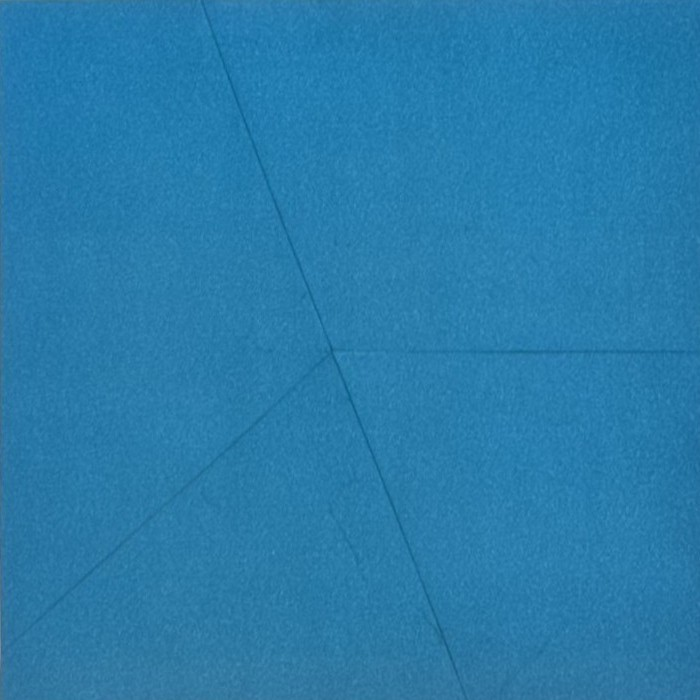
#> input picture fold_paper/img/7.jpg, 700 x 700 px, found by its file name
$ python canny.py
#> lines starting #> are read from the running program, lines starting #| are printed output that depends on the picture
from PIL import Image, ImageEnhance, ImageFilter
import numpy as np

# Load the image
image_path = r"img/7.jpg"
image = Image.open(image_path)
#> image is the input picture: PIL image 700x700 RGB; mean R, G, B 39.8, 123.5, 170.4

# Enhance the edges to make fold lines more obvious
# Convert to grayscale
image_gray = image.convert("L")
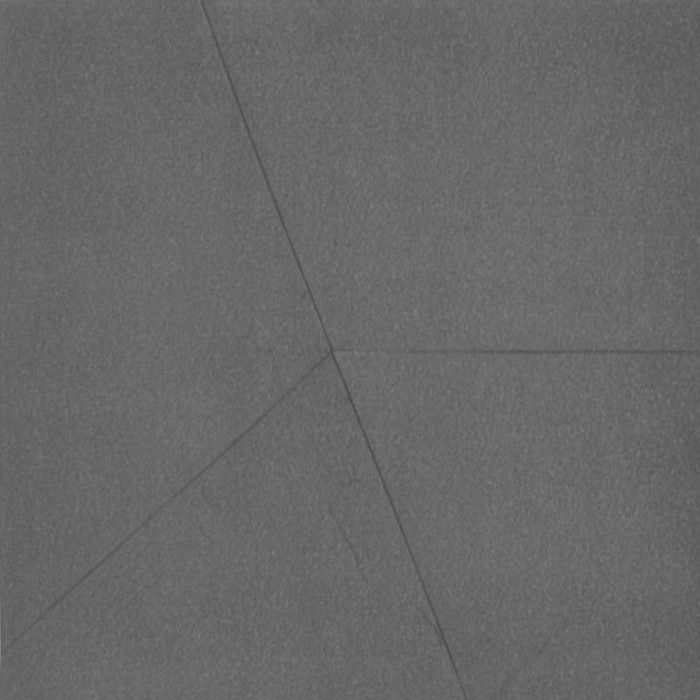
#> image_gray: PIL image 700x700 L; min 71, max 135, mean 103.9

# Apply edge enhancement filter
image_edges = image_gray.filter(ImageFilter.FIND_EDGES)
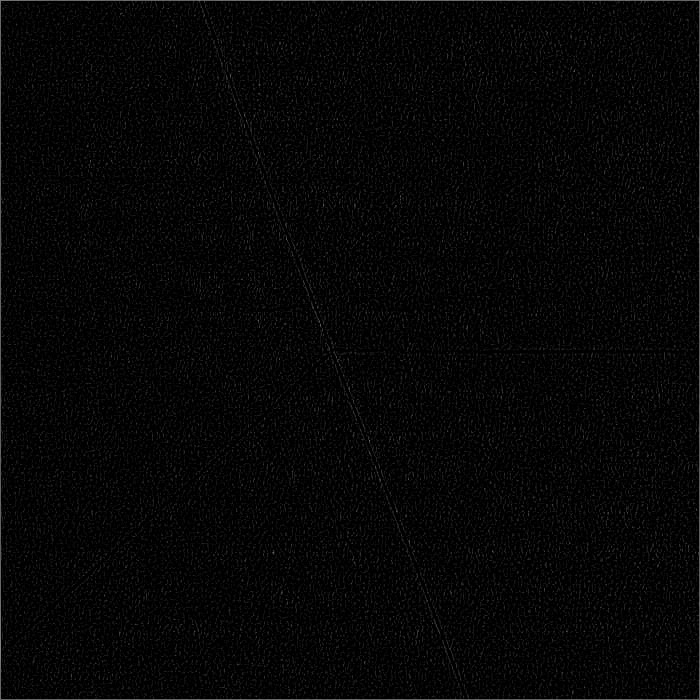
#> image_edges: PIL image 700x700 L; min 0, max 135, mean 5.8

# Enhance contrast
enhancer = ImageEnhance.Contrast(image_edges)
image_enhanced = enhancer.enhance(3)  # Increase contrast by a factor of 3
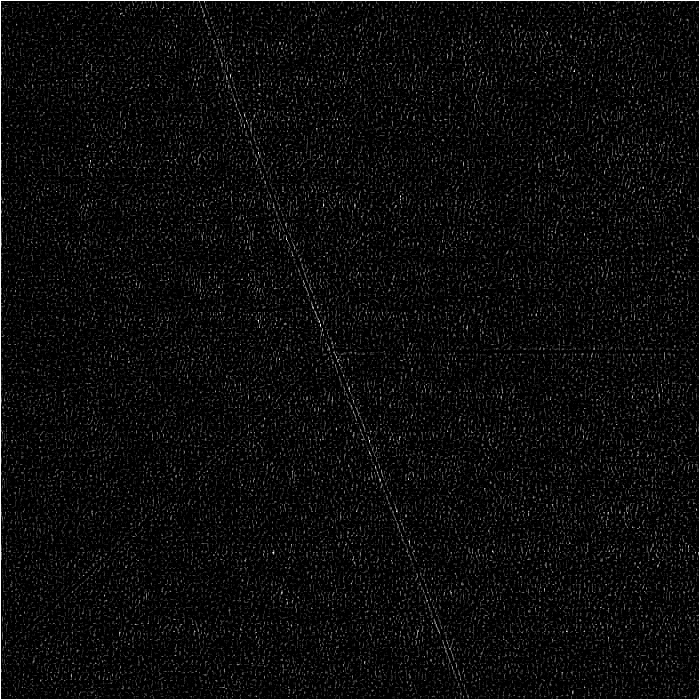
#> image_enhanced: PIL image 700x700 L; min 0, max 255, mean 12

# Convert back to RGB
final_image = image_enhanced.convert("RGB")

# Save the processed image
final_image_path = "7_enhanced.jpg"
final_image.save(final_image_path)

$ run again, with fold_paper/img/2.jpg copied over fold_paper/img/7.jpg
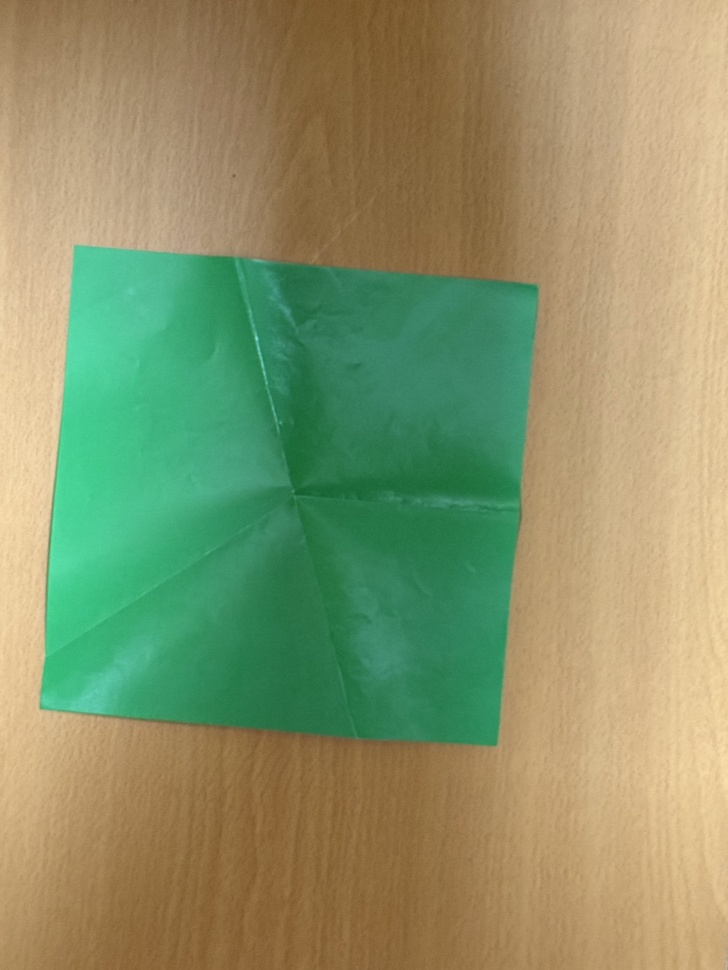
#> input picture fold_paper/img/2.jpg, 728 x 970 px, shrunk from 1108 x 1477 before the run, found by its file name
#> image is the input picture: PIL image 728x970 RGB; mean R, G, B 139.4, 147.3, 105.3
#> `image_gray = image.convert("L")`:
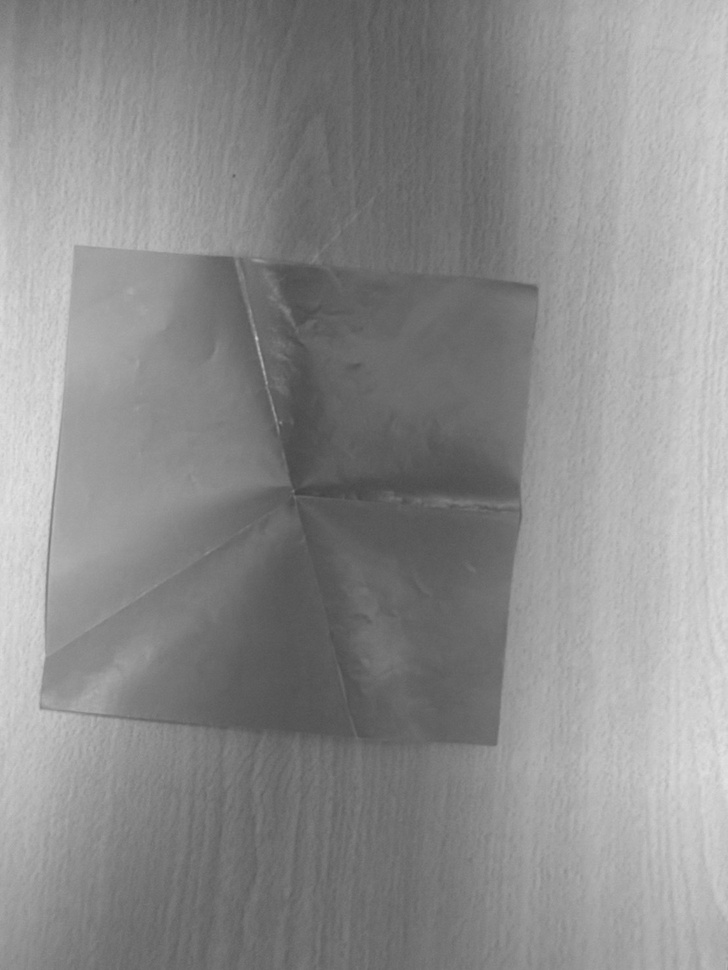
#> image_gray: PIL image 728x970 L; min 66, max 226, mean 140.2
#> `image_edges = image_gray.filter(ImageFilter.FIND_EDGES)`:
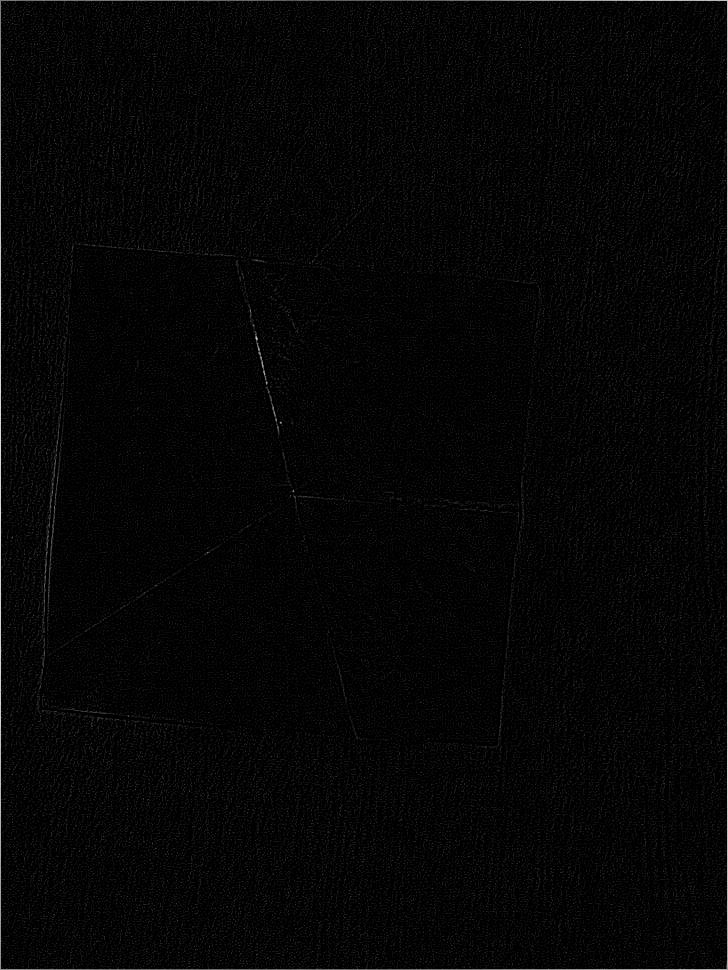
#> image_edges: PIL image 728x970 L; min 0, max 225, mean 5.6

$ run again, with fold_paper/img/6.jpg copied over fold_paper/img/7.jpg
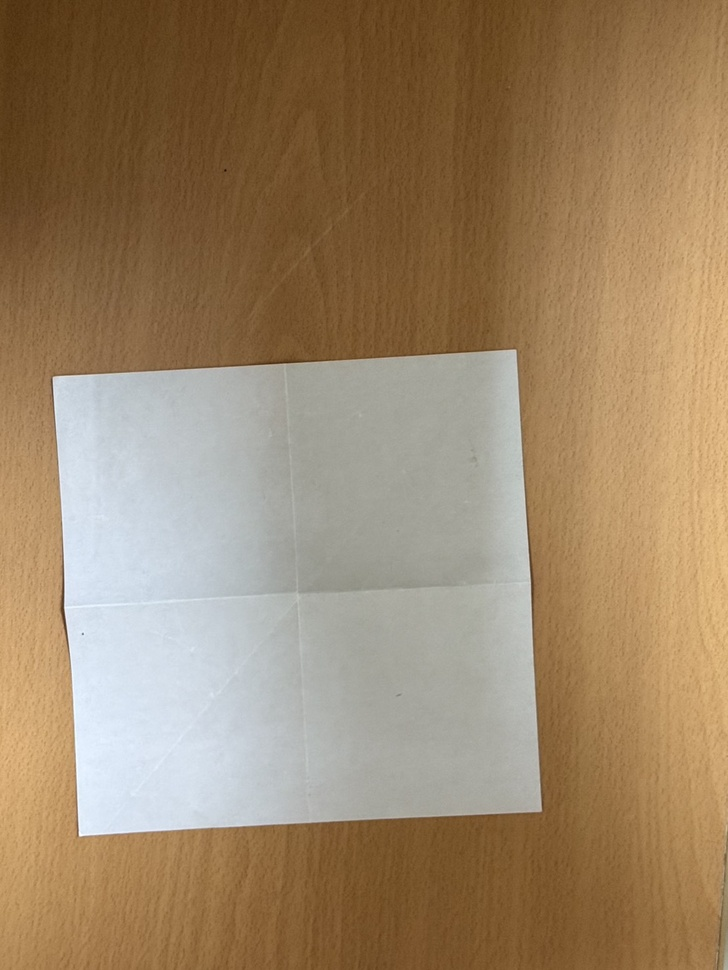
#> input picture fold_paper/img/6.jpg, 728 x 970 px, shrunk from 1108 x 1477 before the run, found by its file name
#> image is the input picture: PIL image 728x970 RGB; mean R, G, B 156.8, 133.4, 104.1
#> `image_gray = image.convert("L")`:
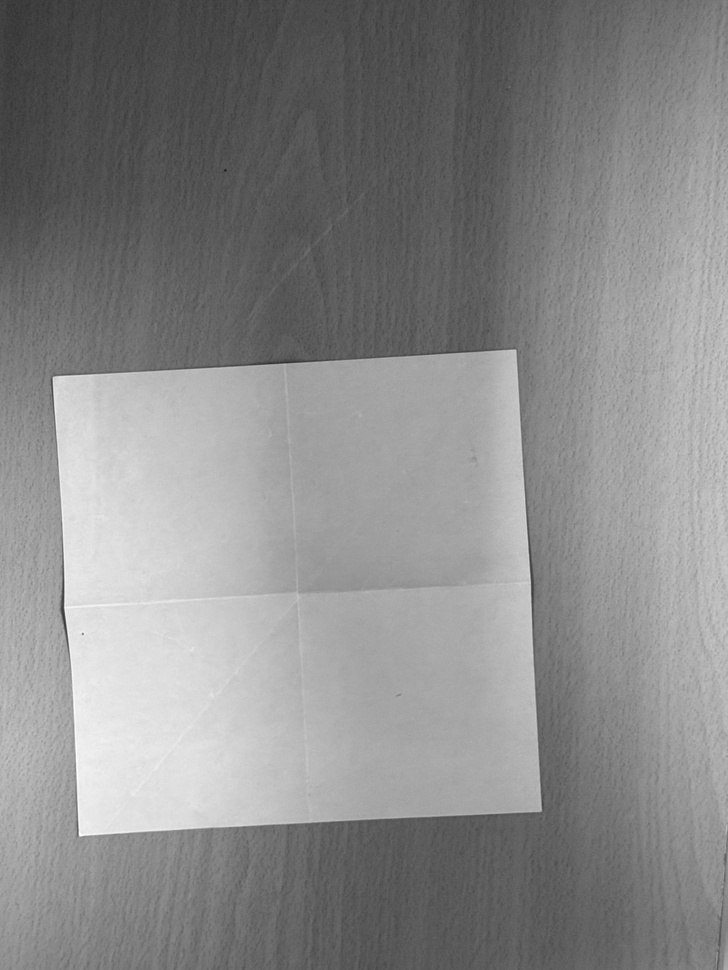
#> image_gray: PIL image 728x970 L; min 17, max 255, mean 137.1
#> `image_enhanced = enhancer.enhance(3)`:
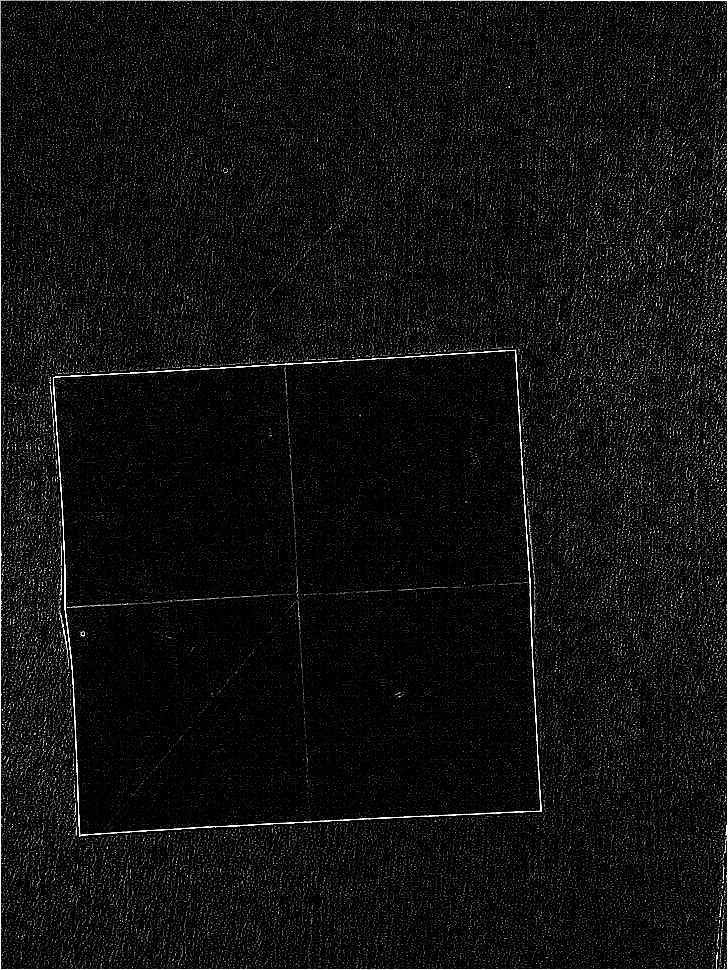
#> image_enhanced: PIL image 728x970 L; min 0, max 255, mean 15.8

$ run again, with fold_paper/img/8.jpg copied over fold_paper/img/7.jpg
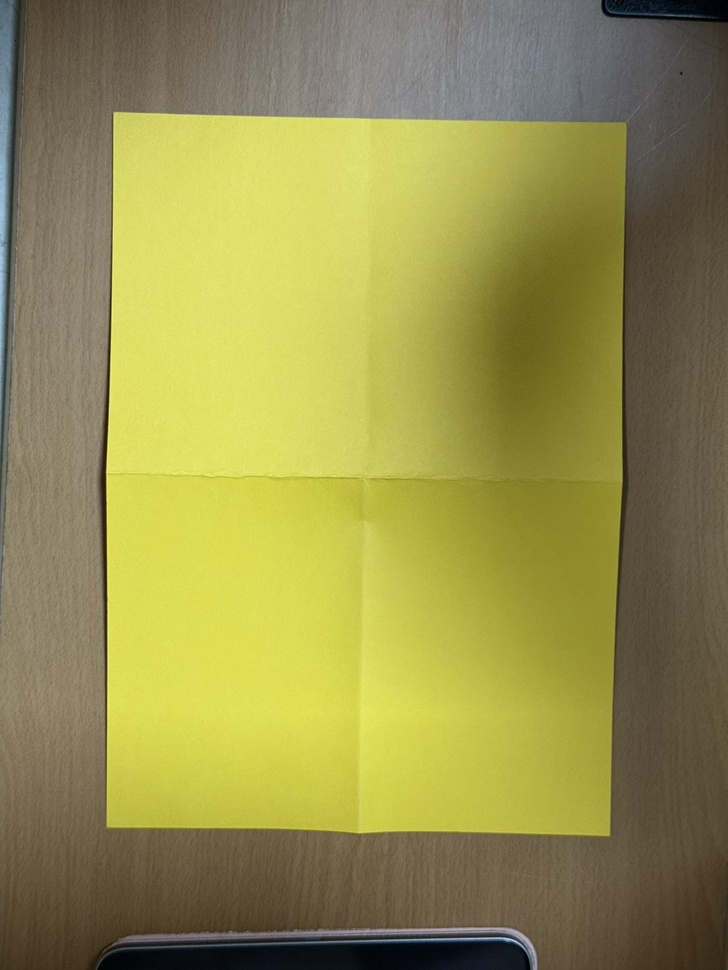
#> input picture fold_paper/img/8.jpg, 728 x 970 px, shrunk from 1108 x 1477 before the run, found by its file name
#> image is the input picture: PIL image 728x970 RGB; mean R, G, B 149.8, 144, 78.6
#> `image_gray = image.convert("L")`:
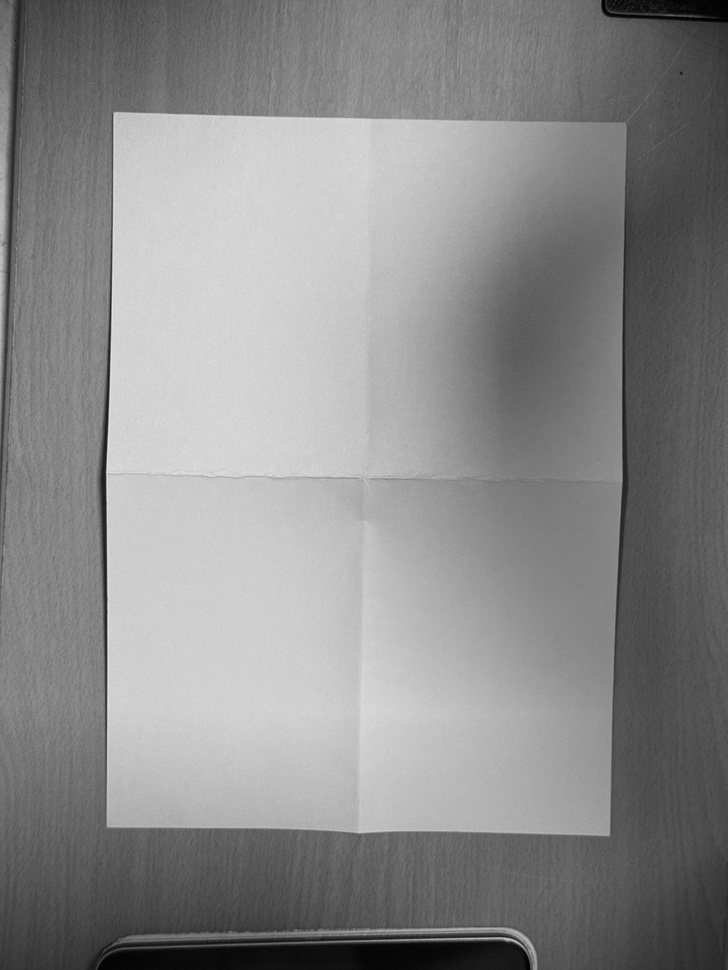
#> image_gray: PIL image 728x970 L; min 0, max 233, mean 138.3
#> `image_enhanced = enhancer.enhance(3)`:
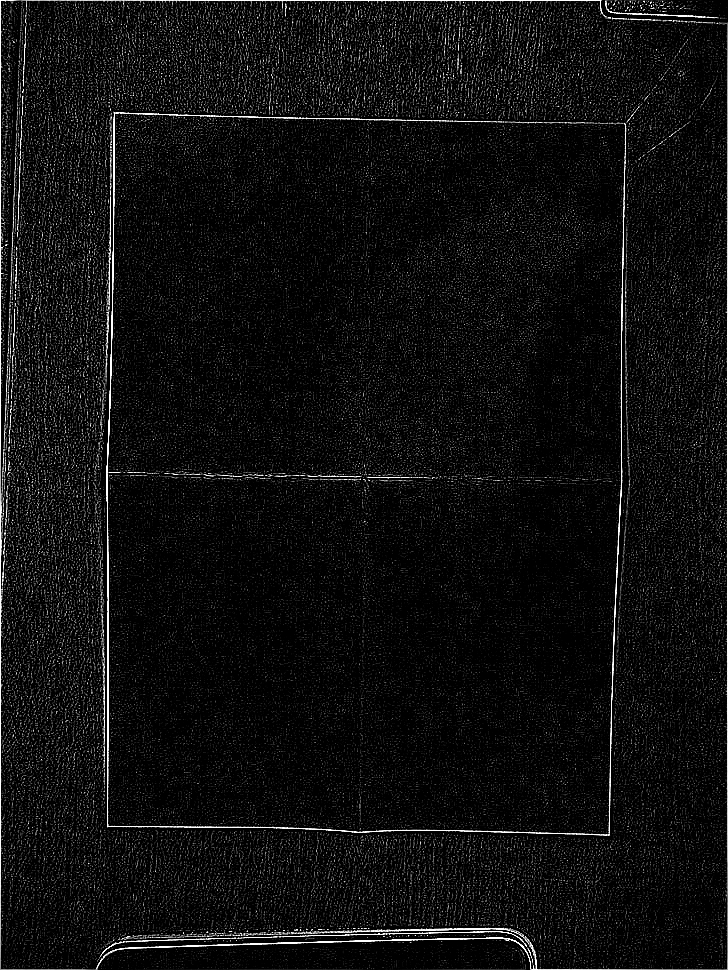
#> image_enhanced: PIL image 728x970 L; min 0, max 255, mean 15.4
